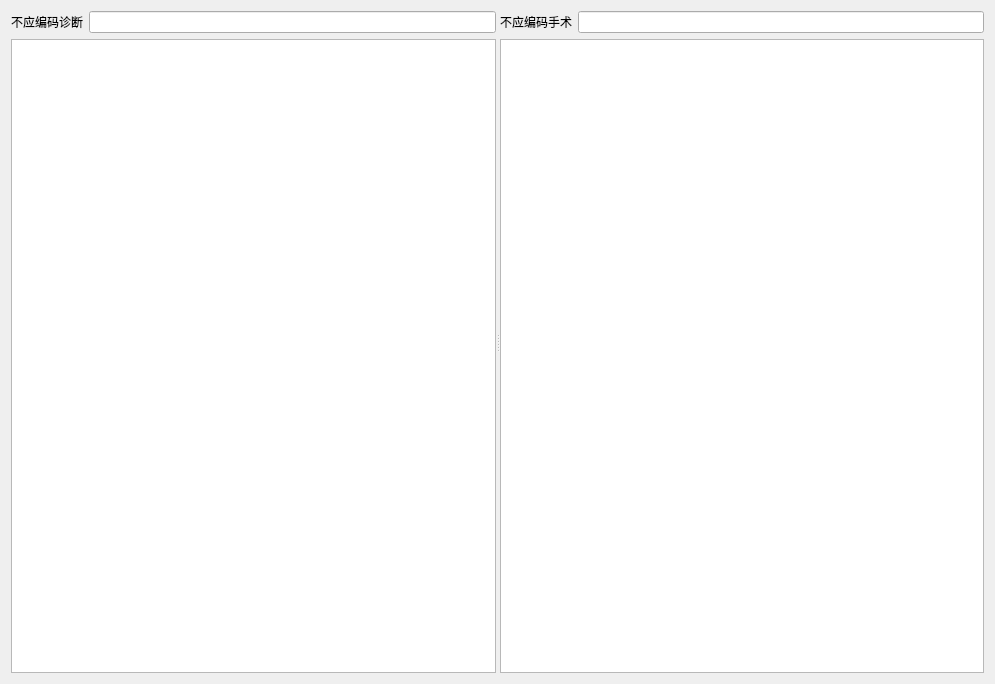
<?xml version="1.0" encoding="UTF-8"?>
<ui version="4.0">
 <class>Form</class>
 <widget class="QWidget" name="Form">
  <property name="geometry">
   <rect>
    <x>0</x>
    <y>0</y>
    <width>995</width>
    <height>684</height>
   </rect>
  </property>
  <property name="windowTitle">
   <string>Form</string>
  </property>
  <layout class="QVBoxLayout" name="verticalLayout_3">
   <item>
    <widget class="QSplitter" name="splitter">
     <property name="orientation">
      <enum>Qt::Horizontal</enum>
     </property>
     <widget class="QWidget" name="">
      <layout class="QVBoxLayout" name="verticalLayout">
       <item>
        <layout class="QHBoxLayout" name="horizontalLayout">
         <item>
          <widget class="QLabel" name="label">
           <property name="text">
            <string>不应编码诊断</string>
           </property>
          </widget>
         </item>
         <item>
          <widget class="QLineEdit" name="filterDiag"/>
         </item>
        </layout>
       </item>
       <item>
        <widget class="QTableView" name="ExceptDiag"/>
       </item>
      </layout>
     </widget>
     <widget class="QWidget" name="">
      <layout class="QVBoxLayout" name="verticalLayout_2">
       <item>
        <layout class="QHBoxLayout" name="horizontalLayout_2">
         <item>
          <widget class="QLabel" name="label_2">
           <property name="text">
            <string>不应编码手术</string>
           </property>
          </widget>
         </item>
         <item>
          <widget class="QLineEdit" name="filterOper"/>
         </item>
        </layout>
       </item>
       <item>
        <widget class="QTableView" name="ExceptOper"/>
       </item>
      </layout>
     </widget>
    </widget>
   </item>
  </layout>
 </widget>
 <resources/>
 <connections/>
</ui>
